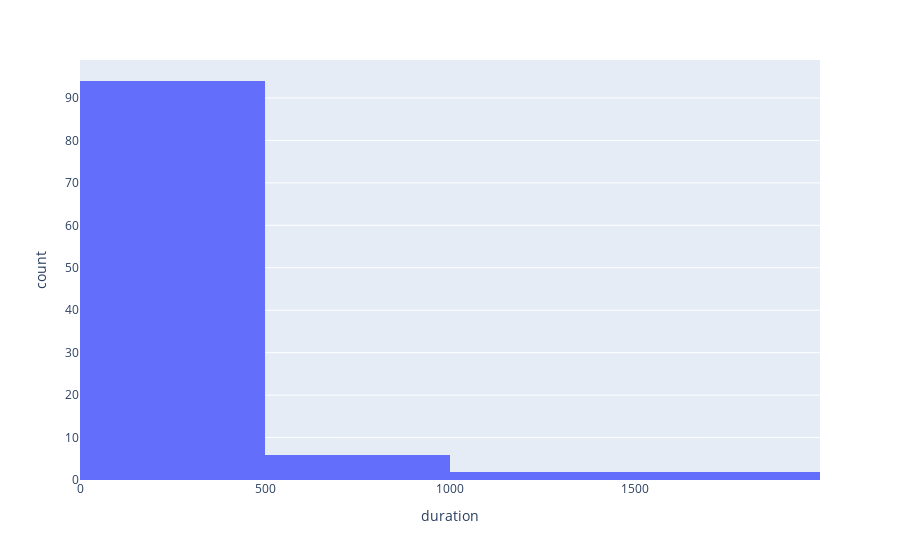

The code cell stored with this chart in its notebook:
### Code cell
# plot duration with px
fig = px.histogram(combined, x="duration", nbins=5)
fig.show()

### Figure 1 — Plotly figure (JSON) as saved in the notebook; plotly's stock layout.template omitted (floating-point values rounded to 4 significant figures)
{"data": [{"alignmentgroup": "True", "bingroup": "x", "hovertemplate": "duration=%{x}<br>count=%{y}<extra></extra>", "legendgroup": "", "marker": {"color": "#636efa", "pattern": {"shape": ""}}, "name": "", "nbinsx": 5, "offsetgroup": "", "orientation": "v", "showlegend": false, "type": "histogram", "x": [166, 323, 315, 210, 572, 1702, 514, 323, 306, 324, 1662, 398, 336, 196, 370, 152, 251, 410, 411, 402, 350, 534, 369, 367, 371, 488, 395, 441, 189, 467, 306, 1236, 309, 366, 475, 283, 537, 752, 280, 248, 300, 210, 248, 335, 223, 330, 310, 1283, 233, 152, 514, 0, 0, 0, 0, 0, 0, 0, 0, 0, 0, 0, 0, 0, 0, 0, 0, 0, 0, 0, 0, 0, 0, 0, 0, 0, 0, 0, 0, 0, 0, 0, 0, 0, 0, 0, 0, 0, 0, 0, 0, 0, 0, 0, 0, 0, 0, 0, 0, 0, 0, 0, 0, 0], "xaxis": "x", "yaxis": "y"}], "layout": {"barmode": "relative", "legend": {"tracegroupgap": 0}, "margin": {"t": 60}, "xaxis": {"anchor": "y", "domain": [0, 1], "title": {"text": "duration"}}, "yaxis": {"anchor": "x", "domain": [0, 1], "title": {"text": "count"}}}}
